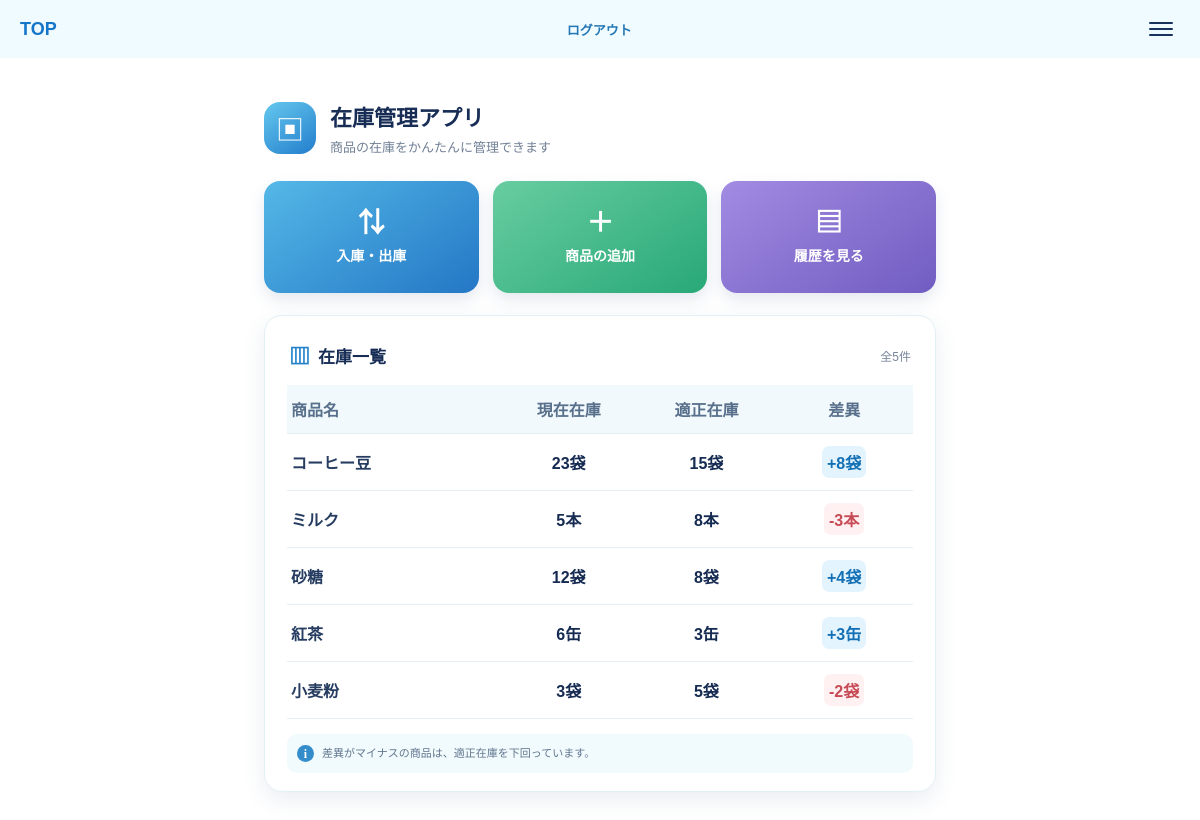
Before: / (signed in) with the older database file.
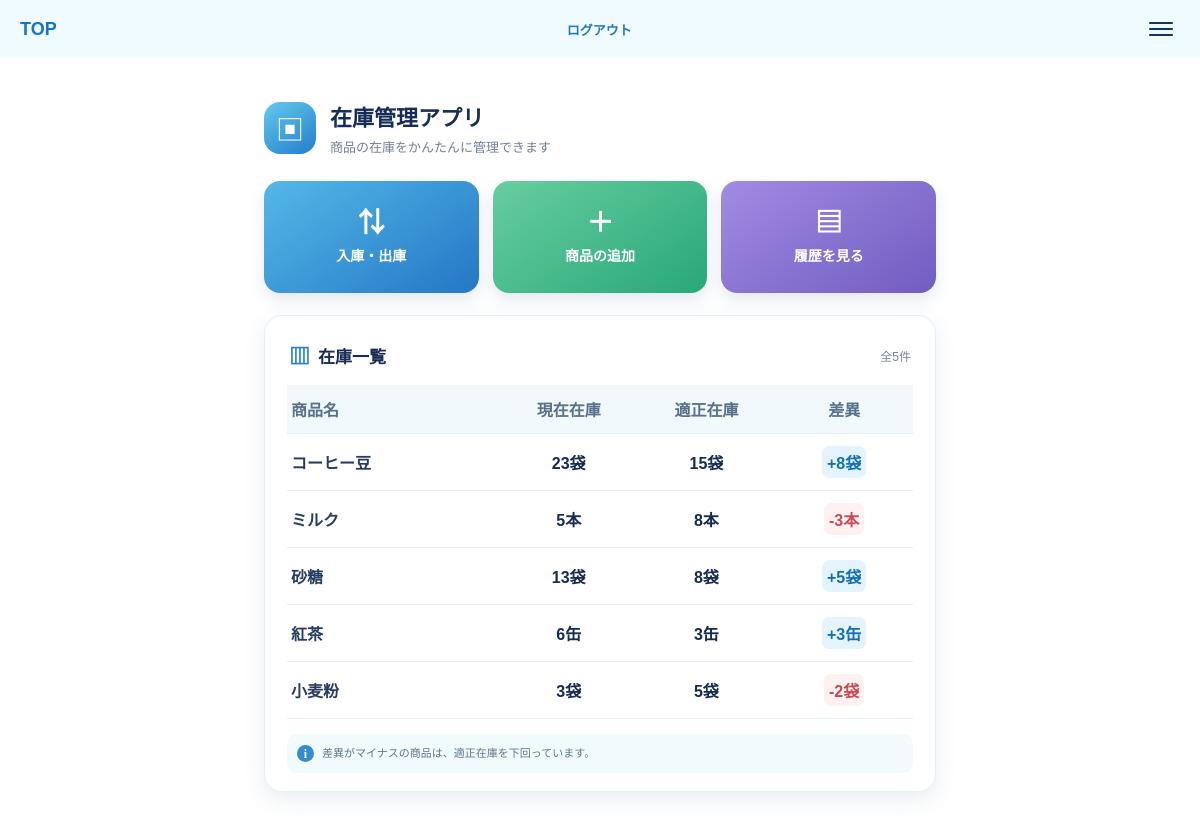
After: the same page with the newer database file.
### tables this page shows
CREATE TABLE products (
    id INTEGER PRIMARY KEY AUTOINCREMENT,
    name TEXT NOT NULL,
    stock INTEGER NOT NULL DEFAULT 0,
    proper_stock INTEGER NOT NULL
, unit TEXT);

### app.py (the view)
@app.route("/")
@login_required
def home():
    conn = get_db_connection()
    products = conn.execute(
        "SELECT * FROM products"
    ).fetchall()
    conn.close()
    products = [
        {
            "id": product["id"],
            "name": product["name"],
            "stock": product["stock"],
            "proper_stock": product["proper_stock"],
            "unit": product["unit"],
            "difference": product["stock"] - product["proper_stock"]
        }
        for product in products
    ]
    return render_template(
        "index.html",
        products=products
    )

### app.py (called while the page is built)
def get_db_connection():
    conn = sqlite3.connect("inventory.db")
    conn.row_factory = sqlite3.Row
    product_columns = {
        row[1] for row in conn.execute("PRAGMA table_info(products)")
    }
    if product_columns and "unit" not in product_columns:
        conn.execute("ALTER TABLE products ADD COLUMN unit TEXT")
        conn.commit()
    columns = {
        row[1] for row in conn.execute("PRAGMA table_info(transactions)")
    }
    if columns and "product_id" not in columns:
        conn.execute("ALTER TABLE transactions ADD COLUMN product_id INTEGER")
        conn.commit()
    if columns and "user_id" not in columns:
        conn.execute("ALTER TABLE transactions ADD COLUMN user_id INTEGER")
        conn.commit()
    return conn

@login_manager.user_loader
def load_user(user_id):
    conn = get_db_connection()
    user_record = conn.execute(
        "SELECT id, username, password_hash FROM users WHERE id = ?",
        (user_id,)
    ).fetchone()
    conn.close()
    if user_record is None:
        return None
    return User(
        user_record["id"],
        user_record["username"],
        user_record["password_hash"]
    )

### templates/index.html (shortened to what this page needs)
<!DOCTYPE html>
{% extends "base.html" %}
{% block site_header %}
<header class="top-header">
    <a class="top-header__brand" href="{{ url_for('home') }}">TOP</a>
    {% if current_user.is_authenticated %}<a class="top-header__logout" href="{{ url_for('logout') }}">ログアウト</a>{% endif %}
    <button class="menu-button" type="button" aria-label="メニュー">
        <span></span>
        <span></span>
        <span></span>
    </button>
</header>
{% endblock %}
{% block content %}
<div class="inventory-home">
    <section class="intro" aria-labelledby="page-heading">
        <div class="intro__icon" aria-hidden="true">▣</div>
        <div>
            <h1 id="page-heading">在庫管理アプリ</h1>
            <p>商品の在庫をかんたんに管理できます</p>
        </div>
    </section>
    <nav class="quick-actions" aria-label="在庫管理メニュー">
        <a class="quick-action quick-action--transaction" href="{{ url_for('transaction') }}">
            <span class="quick-action__icon" aria-hidden="true">⇅</span>
            <span>入庫・出庫</span>
        </a>
        <a class="quick-action quick-action--add" href="{{ url_for('product_list') }}">
            <span class="quick-action__icon" aria-hidden="true">＋</span>
            <span>商品の追加</span>
        </a>
        <a class="quick-action quick-action--history" href="{{ url_for('history') }}">
            <span class="quick-action__icon" aria-hidden="true">▤</span>
            <span>履歴を見る</span>
        </a>
    </nav>
    <section class="inventory-card" aria-labelledby="inventory-heading">
        <div class="inventory-card__heading">
            <h2 id="inventory-heading"><span aria-hidden="true">▥</span> 在庫一覧</h2>
            <span class="inventory-count">全{{ products|length }}件</span>
        </div>
        <table class="inventory-table">
            <thead>
                <tr>
                    <th scope="col">商品名</th>
                    <th scope="col">現在在庫</th>
                    <th scope="col">適正在庫</th>
                    <th scope="col">差異</th>
                </tr>
            </thead>
            <tbody>
                {% for product in products %}
                <tr>
                    <td>{{ product.name }}</td>
                    <td>{{ product.stock }}{% if product.unit and product.unit != "未設定" %}{{ product.unit }}{% endif %}</td>
                    <td>{{ product.proper_stock }}{% if product.unit and product.unit != "未設定" %}{{ product.unit }}{% endif %}</td>
                    <td>
                        <span class="difference-badge{% if product.difference is gt(0) %} difference-badge--positive{% elif product.difference is lt(0) %} difference-badge--negative{% else %} difference-badge--zero{% endif %}">
                            {% if product.difference is gt(0) %}+{% endif %}{{ product.difference }}{% if product.unit and product.unit != "未設定" %}{{ product.unit }}{% endif %}
                        </span>
                    </td>
                </tr>
                {% else %}
                <tr>
                    <td class="inventory-table__empty" colspan="4">商品が登録されていません</td>
                </tr>
                {% endfor %}
            </tbody>
        </table>
        <p class="inventory-note"><span aria-hidden="true">i</span>差異がマイナスの商品は、適正在庫を下回っています。</p>
    </section>
</div>
{% endblock %}

### templates/base.html (shortened to what this page needs)
<!DOCTYPE html>
<html lang="ja">
<head>
    <link rel="stylesheet"
          href="{{ url_for('static', filename='style.css') }}">
</head>
<body>
    {% block site_header %}{% endblock %}
    <main>
        {% block content %}
        {% endblock %}
    </main>
</body>
</html>

### static/style.css (style rules this page uses)
* { box-sizing: border-box; }
body { margin: 0; color: #162b52; background: #ffffff; font-family: "Yu Gothic", "Hiragino Kaku Gothic ProN", sans-serif; }
a { color: inherit; }
.top-header { display: flex; align-items: center; justify-content: space-between; min-height: 58px; padding: 0 20px; background: #f0fbff; }
.top-header__brand { color: #1475c9; font-size: 18px; font-weight: 700; text-decoration: none; }
.top-header__logout { color: #2477b5; font-size: 13px; font-weight: 700; text-decoration: none; white-space: nowrap; }
.menu-button { display: grid; gap: 4px; width: 38px; padding: 8px 7px; border: 0; border-radius: 8px; background: transparent; }
.menu-button span { display: block; height: 2px; border-radius: 2px; background: #17345d; }
.inventory-home { width: min(100%, 720px); margin: 0 auto; padding: 28px 16px 40px; }
.intro { display: flex; align-items: center; gap: 14px; margin-bottom: 25px; }
.intro__icon { display: grid; flex: 0 0 52px; place-items: center; width: 52px; height: 52px; border-radius: 16px; color: #ffffff; background: linear-gradient(145deg, #65c9ee, #237dcc); font-size: 28px; }
.intro h1 { margin: 0 0 5px; color: #172d55; font-size: 22px; }
.intro p { margin: 0; color: #718096; font-size: 13px; }
.quick-actions { display: grid; grid-template-columns: repeat(3, minmax(0, 1fr)); gap: 9px; margin-bottom: 22px; }
.quick-action { display: flex; min-height: 100px; flex-direction: column; align-items: center; justify-content: center; gap: 8px; padding: 12px 5px; border-radius: 16px; color: #ffffff; font-size: 12px; font-weight: 700; text-align: center; text-decoration: none; box-shadow: 0 7px 16px rgba(43, 84, 129, 0.13); }
.quick-action__icon { font-size: 27px; line-height: 1; }
.quick-action--transaction { background: linear-gradient(145deg, #54b8e7, #2477c5); }
.quick-action--add { background: linear-gradient(145deg, #68cda0, #28a878); }
.quick-action--history { background: linear-gradient(145deg, #a28be2, #715cc1); }
.inventory-card { padding: 20px 14px 15px; border: 1px solid #e2f0f7; border-radius: 18px; background: #ffffff; box-shadow: 0 8px 22px rgba(48, 91, 130, 0.1); }
.inventory-card__heading { display: flex; align-items: center; justify-content: space-between; margin: 0 2px 15px; }
.inventory-card h2 { display: flex; align-items: center; gap: 8px; margin: 0; color: #172d55; font-size: 17px; }
.inventory-card h2 span { color: #2583cc; font-size: 21px; }
.inventory-count { color: #75859a; font-size: 12px; }
.inventory-table { width: 100%; table-layout: fixed; border-collapse: collapse; font-size: 12px; }
.inventory-table th, .inventory-table td { padding: 12px 4px; border-bottom: 1px solid #e5eef4; text-align: center; vertical-align: middle; }
.inventory-table th { color: #58708b; background: #f1f9fc; font-size: 11px; font-weight: 700; }
.inventory-table th:first-child, .inventory-table td:first-child { width: 34%; text-align: left; }
.inventory-table td:first-child { overflow: hidden; color: #263d61; font-weight: 600; text-overflow: ellipsis; white-space: nowrap; }
.inventory-table td:nth-child(2), .inventory-table td:nth-child(3) { font-family: inherit; font-size: inherit; font-weight: 600; }
.difference-badge { display: inline-block; min-width: 32px; padding: 4px 5px; border-radius: 7px; font-weight: 700; }
.difference-badge--positive { color: #1370b5; background: #e4f4ff; }
.difference-badge--negative { color: #c64b55; background: #fff0f1; }
.inventory-note { display: flex; align-items: center; gap: 8px; margin: 15px 0 0; padding: 11px 10px; border-radius: 10px; color: #61758d; background: #f1fbfe; font-size: 11px; line-height: 1.5; }
.inventory-note span { display: grid; flex: 0 0 17px; place-items: center; width: 17px; height: 17px; border-radius: 50%; color: #ffffff; background: #348cca; font-family: Georgia, serif; font-size: 12px; font-weight: 700; }
@media (min-width: 768px) { .inventory-home { padding: 42px 24px 56px; } }
@media (min-width: 768px) { .quick-actions { gap: 14px; } }
@media (min-width: 768px) { .quick-action { min-height: 112px; font-size: 14px; } }
@media (min-width: 768px) { .inventory-card { padding: 24px 22px 18px; } }
@media (min-width: 768px) { .inventory-table { font-size: 16px; } }
@media (min-width: 768px) { .inventory-table th { font-size: 16px; } }

Changed rows visible on the page:
changed products "砂糖": stock "12" → "13"; difference "4" → "5"
